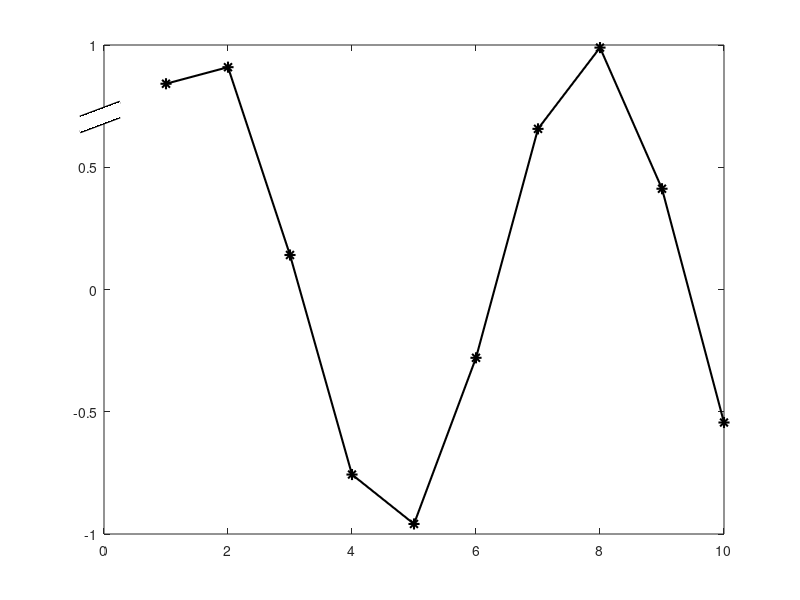

Reproduce this figure in MATLAB.
x=1:10;
y=sin(x);
figure
plot(x,y,'k*-','LineWidth',1.5,'MarkerSize',8);
axes('Position',[.1 .78 .05 .05]);
px=[1 5];
py1=[1 2];
height=1;
py2=py1+height;
plot(px,py1,'k','LineWidth',2);hold all;
plot(px,py2,'k','LineWidth',2);hold all;
fill([px flip(px)],[py1 flip(py2)],'w','EdgeColor','none');
box off;
axis off